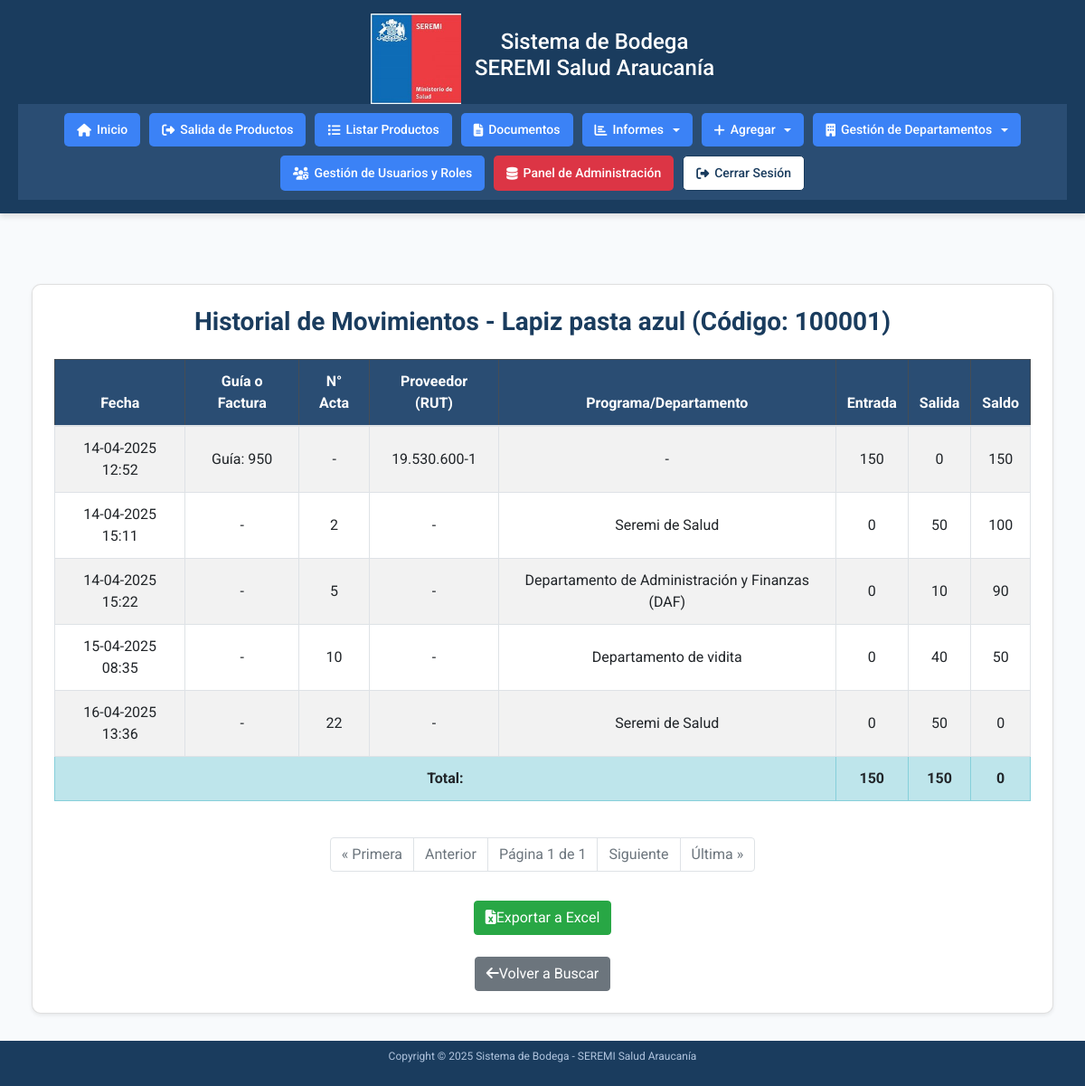
Page /accounts/bincard/historial/100001/ (signed in) on the committed database.
### accounts/models.py (models this page shows, shortened)
class Producto(models.Model):
    CATEGORIAS = [
        ('Insumos de Aseo', 'Insumos de Aseo'),
        ('Insumos de Escritorio', 'Insumos de Escritorio'),
        ('EPP', 'EPP'),
        ('Emergencias y Desastres', 'Emergencias y Desastres'),
        ('Folletería', 'Folletería'),
        ('Otros', 'Otros'),
    ]
    codigo_barra = models.CharField(max_length=50, unique=True)
    descripcion = models.CharField(max_length=200)
    stock = models.IntegerField(default=0, db_index=True)  # Agregamos índice para mejorar rendimiento
    categoria = models.CharField(max_length=100, choices=CATEGORIAS, blank=True)
    rut_proveedor = models.CharField(max_length=12, blank=True)
    guia_despacho = models.CharField(max_length=50, blank=True)
    numero_factura = models.CharField(max_length=50, blank=True)
    orden_compra = models.CharField(max_length=50, blank=True)
    class Meta:
        indexes = [
            models.Index(fields=['stock'], name='idx_producto_stock')
        ]

class Transaccion(models.Model):
    TIPO_CHOICES = [
        ('entrada', 'Entrada'),
        ('salida', 'Salida'),
    ]
    producto = models.ForeignKey(Producto, on_delete=models.CASCADE)
    tipo = models.CharField(max_length=10, choices=TIPO_CHOICES)
    cantidad = models.IntegerField()
    fecha = models.DateTimeField(auto_now_add=True)
    rut_proveedor = models.CharField(max_length=12, blank=True)
    guia_despacho = models.CharField(max_length=50, blank=True)
    numero_factura = models.CharField(max_length=50, blank=True)
    orden_compra = models.CharField(max_length=50, blank=True)
    observacion = models.TextField(blank=True, null=True)
    acta_entrega = models.ForeignKey('ActaEntrega', on_delete=models.SET_NULL, null=True, blank=True)

class ActaEntrega(models.Model):
    numero_acta = models.IntegerField()
    departamento = models.CharField(max_length=100)
    responsable = models.ForeignKey(
        'Responsable',  # Usamos una string para referirnos al modelo Responsable
        on_delete=models.SET_NULL,
        null=True,
        related_name='actas_responsable',
        verbose_name="Responsable"
    )
    fecha = models.DateTimeField(auto_now_add=True)
    producto = models.ForeignKey(Producto, on_delete=models.CASCADE)
    cantidad = models.IntegerField()
    generador = models.ForeignKey(
        CustomUser,
        on_delete=models.SET_NULL,
        null=True,
        related_name='actas_generadas',
        verbose_name="Generador"
    )
    numero_siscom = models.CharField(max_length=50, blank=True, null=True)
    observacion = models.TextField(blank=True, null=True)
    class Meta:
        unique_together = ('numero_acta', 'producto')

### accounts/views.py (the view, shortened to what this page needs)
# urls.py: path('bincard/historial/<str:codigo_barra>/', views.bincard_historial, name='bincard-historial'),  # Ver historial de transacciones de un producto
@login_required
def bincard_historial(request, codigo_barra):
    limpiar_sesion_productos_salida(request)
    if not codigo_barra.isdigit():
        messages.error(request, 'El código de barra debe contener solo números.')
        return redirect('bincard-buscar')
    try:
        producto = Producto.objects.get(codigo_barra=codigo_barra)
    except Producto.DoesNotExist:
        messages.error(request, 'Producto no encontrado.')
        return redirect('bincard-buscar')
    transacciones = Transaccion.objects.filter(producto=producto).order_by('fecha')
    actas = ActaEntrega.objects.filter(producto=producto).order_by('fecha')
    eventos = []
    for transaccion in transacciones.filter(tipo='entrada'):
        guia_o_factura = transaccion.guia_despacho or transaccion.numero_factura or "-"
        if transaccion.guia_despacho:
            guia_o_factura = f"Guía: {transaccion.guia_despacho}"
        elif transaccion.numero_factura:
            guia_o_factura = f"Factura: {transaccion.numero_factura}"
        eventos.append({
            'tipo': 'entrada',
            'fecha': transaccion.fecha or datetime.now(pytz.UTC),  # Usar fecha actual si es NULL
            'guia_o_factura': guia_o_factura,
            'numero_acta': None,
            'rut_proveedor': transaccion.rut_proveedor or '-',
            'departamento': None,
            'entrada': transaccion.cantidad,
            'salida': 0,
        })
    for transaccion in transacciones.filter(tipo='salida'):
        if transaccion.acta_entrega:  # Solo incluir transacciones asociadas a un acta
            eventos.append({
                'tipo': 'salida',
                'fecha': transaccion.fecha or transaccion.acta_entrega.fecha or datetime.now(pytz.UTC),  # Usar fecha de la transacción, o del acta, o actual
                'guia_o_factura': "-",
                'numero_acta': transaccion.acta_entrega.numero_acta,
                'rut_proveedor': None,
                'departamento': transaccion.acta_entrega.departamento,
                'entrada': 0,
                'salida': transaccion.cantidad,
            })
    eventos.sort(key=lambda x: x['fecha'] or datetime.now(pytz.UTC))  # Asegurarse de que eventos sin fecha se ordenen al final
    saldo = 0
    movimientos = []
    for evento in eventos:
        if evento['tipo'] == 'entrada':
            saldo += evento['entrada']
        else:  # tipo == 'salida'
            saldo -= evento['salida']
        if saldo < 0:
            messages.error(request, f'Error: El saldo no puede ser negativo en la fecha {evento["fecha"]}. Contacte al administrador.')
            return redirect('bincard-buscar')
        evento['saldo'] = saldo
        movimientos.append(evento)
    total_entradas = sum(m['entrada'] for m in movimientos)
    total_salidas = sum(m['salida'] for m in movimientos)
    if saldo != producto.stock:
        messages.warning(request, f'Advertencia: El saldo calculado ({saldo}) no coincide con el stock actual del producto ({producto.stock}).')
        producto.stock = saldo
        producto.save()
        messages.info(request, f'El stock del producto ha sido corregido a {saldo} para que coincida con el saldo calculado.')
    page_obj = paginar_resultados(request, movimientos)
    return render(request, 'accounts/bincard_historial.html', {
        'producto': producto,
        'page_obj': page_obj,
        'total_entradas': total_entradas,
        'total_salidas': total_salidas,
    })

### accounts/auth_backend.py (called while the page is built)
    def get_user(self, user_id):
        UserModel = get_user_model()
        try:
            return UserModel.objects.get(pk=user_id)
        except UserModel.DoesNotExist:
            return None

### accounts/views.py (called while the page is built)
def limpiar_sesion_productos_salida(request):
    if 'productos_salida' in request.session:
        del request.session['productos_salida']

def paginar_resultados(request, objetos, items_por_pagina=20):
    paginator = Paginator(objetos, items_por_pagina)
    page = request.GET.get('page')
    try:
        page_obj = paginator.page(page)
    except PageNotAnInteger:
        page_obj = paginator.page(1)
    except EmptyPage:
        page_obj = paginator.page(paginator.num_pages)
    return page_obj

### accounts/templates/accounts/bincard_historial.html (shortened to what this page needs)
{% extends 'accounts/home.html' %}
{% load static %}
{% block content %}
<div class="container mt-5">
    <div class="card shadow-sm p-4">
        <h2 class="text-center mb-4">Historial de Movimientos - {{ producto.descripcion }} (Código: {{ producto.codigo_barra }})</h2>
        {% if page_obj %}
            <div class="table-responsive">
                <table class="table table-bordered table-striped">
                    <thead class="table-dark">
                        <tr>
                            <th>Fecha</th>
                            <th>Guía o Factura</th>
                            <th>N° Acta</th>
                            <th>Proveedor (RUT)</th>
                            <th>Programa/Departamento</th>
                            <th>Entrada</th>
                            <th>Salida</th>
                            <th>Saldo</th>
                        </tr>
                    </thead>
                    <tbody>
                        {% for movimiento in page_obj %}
                            <tr>
                                <td>{{ movimiento.fecha|date:"d-m-Y H:i" }}</td>
                                <td>{{ movimiento.guia_o_factura }}</td>
                                <td>{{ movimiento.numero_acta|default:"-" }}</td>
                                <td>{{ movimiento.rut_proveedor|default:"-" }}</td>
                                <td>{{ movimiento.departamento|default:"-" }}</td>
                                <td>{{ movimiento.entrada|default:"0" }}</td>
                                <td>{{ movimiento.salida|default:"0" }}</td>
                                <td>{{ movimiento.saldo }}</td>
                            </tr>
                        {% empty %}
                            <tr>
                                <td colspan="8" class="text-center">No se encontraron movimientos para este producto.</td>
                            </tr>
                        {% endfor %}
                    </tbody>
                    <tfoot>
                        <tr class="table-info">
                            <td colspan="5" class="text-end"><strong>Total:</strong></td>
                            <td><strong>{{ total_entradas }}</strong></td>
                            <td><strong>{{ total_salidas }}</strong></td>
                            <td><strong>{{ producto.stock }}</strong></td>
                        </tr>
                    </tfoot>
                </table>
            </div>
            <nav aria-label="Paginación de movimientos">
                <ul class="pagination justify-content-center mt-4">
                    {% if page_obj.has_previous %}
                        <li class="page-item"><a class="page-link" href="?page=1">« Primera</a></li>
                        <li class="page-item"><a class="page-link" href="?page={{ page_obj.previous_page_number }}">Anterior</a></li>
                    {% else %}
                        <li class="page-item disabled"><span class="page-link">« Primera</span></li>
                        <li class="page-item disabled"><span class="page-link">Anterior</span></li>
                    {% endif %}
                    <li class="page-item disabled"><span class="page-link">Página {{ page_obj.number }} de {{ page_obj.paginator.num_pages }}</span></li>
                    {% if page_obj.has_next %}
                        <li class="page-item"><a class="page-link" href="?page={{ page_obj.next_page_number }}">Siguiente</a></li>
                        <li class="page-item"><a class="page-link" href="?page={{ page_obj.paginator.num_pages }}">Última »</a></li>
                    {% else %}
                        <li class="page-item disabled"><span class="page-link">Siguiente</span></li>
                        <li class="page-item disabled"><span class="page-link">Última »</span></li>
                    {% endif %}
                </ul>
            </nav>
            <form method="POST" action="{% url 'bincard-historial' producto.codigo_barra %}" class="text-center mt-3">
                <button type="submit" name="exportar_excel" class="btn btn-success">
                    <i class="fas fa-file-excel me-2"></i>Exportar a Excel
                </button>
            </form>
        {% else %}
            <div class="alert alert-info text-center">No se encontraron movimientos para este producto.</div>
        {% endif %}
        <div class="text-center mt-4">
            <a href="{% url 'bincard-buscar' %}" class="btn btn-secondary">
                <i class="fas fa-arrow-left me-2"></i>Volver a Buscar
            </a>
        </div>
    </div>
</div>
{% endblock %}

### accounts/templates/accounts/home.html (style rules this page uses)
* { margin: 0; padding: 0; box-sizing: border-box; font-family: 'Roboto', Arial, sans-serif; }
body { background-color: #f8fafc; display: flex; flex-direction: column; min-height: 100vh; }
nav { display: flex; justify-content: center; gap: 10px; flex-wrap: wrap; }
main .container { max-width: 100% !important; width: 100%; padding: 0 15px; box-sizing: border-box; }
main h2 { color: #1a3c5e; font-size: 28px; font-weight: 700; margin-bottom: 10px; }

### accounts/templates/accounts/bincard_historial.html (style rules this page uses)
.card { border-radius: 10px; background-color: white; }
h2 { color: #1a3c5e; font-size: 28px; font-weight: 700; }
.table th, .table td { vertical-align: middle; text-align: center; }
.table-dark { background-color: #2a4d73; color: white; }
.table-info { background-color: #e7f3ff; }
.btn-success { background-color: #28a745; border-color: #28a745; }
.btn-secondary { background-color: #6c757d; border-color: #6c757d; }

### rows in the picture
Producto: descripcion "Lapiz pasta azul", codigo_barra "100001", stock "0"
Transaccion: fecha "14-04-2025 12:52", rut_proveedor "19.530.600-1"
Transaccion: fecha "14-04-2025 15:11"
ActaEntrega: departamento "Seremi de Salud"
Transaccion: fecha "14-04-2025 15:22"
ActaEntrega: departamento "Departamento de Administración y Finanzas (DAF)"
Transaccion: fecha "15-04-2025 08:35"
ActaEntrega: departamento "Departamento de vidita"
Transaccion: fecha "16-04-2025 13:36"
ActaEntrega: departamento "Seremi de Salud"

### other values in the picture
{{ movimiento.guia_o_factura }} "Guía: 950" "-" "-" "-" "-"
{{ movimiento.numero_acta|default:"-" }} "-" "2" "5" "10" "22"
{{ movimiento.departamento|default:"-" }} "-"
{{ movimiento.entrada|default:"0" }} "150" "0" "0" "0" "0"
{{ movimiento.salida|default:"0" }} "0" "50" "10" "40" "50"
{{ movimiento.saldo }} "150" "100" "90" "50" "0"
{{ movimiento.rut_proveedor|default:"-" }} "-" "-" "-" "-"
{{ total_entradas }} "150"
{{ total_salidas }} "150"
{{ page_obj.number }} "1"
{{ page_obj.paginator.num_pages }} "1"
